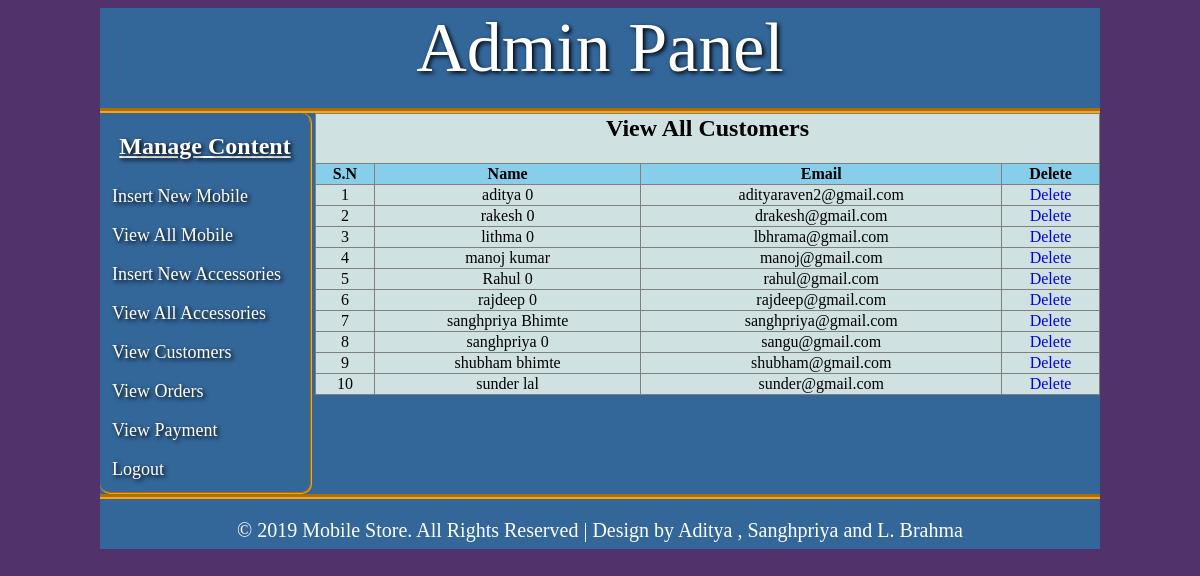
Page /admin_area/index.php?view_customers (signed in) on the committed database.
### tables this page shows
CREATE TABLE `customers` (
  `customer_id` int(10) NOT NULL,
  `customer_fname` text NOT NULL,
  `customer_lname` text NOT NULL,
  `customer_email` varchar(100) NOT NULL,
  `customer_pass` varchar(100) NOT NULL,
  `customer_country` text NOT NULL,
  `customer_city` text NOT NULL,
  `customer_dob` date NOT NULL,
  `customer_phone` int(10) NOT NULL,
  `customer_ip` varchar(255) NOT NULL
);

### web/admin_area/view_customers.php (the view)
<?php
if(!isset($_SESSION['user_email'])){
  	echo "<script> window.open('login.php?not_admin=You are not Admin','_self')</script>";
  }
  else
  {
?>
<table width="785" align="center" bgcolor="#d0e1e1" border="1">
	<tr align="center">
		<td colspan="6"><h2>View All Customers</h2></td>
	</tr>
	<tr bgcolor="skyblue" align="center">
		<th>S.N</th>
		<th>Name</th>
		<th>Email</th>
		<th>Delete</th>
	</tr>
	<?php
	 include("includes/db.php");
	 $get_c="select * from customers";
	 $run_c=mysqli_query($con,$get_c);
	 $i=0;
	 while ($row_c=mysqli_fetch_array($run_c)) {
	 	$c_id=$row_c['customer_id'];
	 	$c_fname=$row_c['customer_fname'];
	 	$c_lname=$row_c['customer_lname'];
	 	$c_email=$row_c['customer_email'];
	 	$i++;
	?>
	<tr align="center">
		<td><?php echo $i ?></td>
		<td><?php echo $c_fname." ".$c_lname?></td>
		<td><?php echo $c_email ?></td>
		<td><a href="delete_c.php?delete_c=<?php echo $c_id ?>">Delete</a></td>
	</tr>
<?php } ?>
</table>
<?php } ?>

### web/admin_area/css/style.css (style rules this page uses)
table { border-collapse:collapse;border-spacing:0; }
a { text-decoration:none; }
body { background-color: #51326a; }

### rows in the picture
customers: customer_fname "aditya", customer_lname "0", customer_email "adityaraven2@gmail.com"
customers: customer_fname "rakesh", customer_lname "0", customer_email "drakesh@gmail.com"
customers: customer_fname "lithma", customer_lname "0", customer_email "lbhrama@gmail.com"
customers: customer_fname "manoj", customer_lname "kumar", customer_email "manoj@gmail.com"
customers: customer_fname "Rahul", customer_lname "0", customer_email "rahul@gmail.com"
customers: customer_fname "rajdeep", customer_lname "0", customer_email "rajdeep@gmail.com"
customers: customer_fname "sanghpriya", customer_lname "Bhimte", customer_email "sanghpriya@gmail.com"
customers: customer_fname "sanghpriya", customer_lname "0", customer_email "sangu@gmail.com"
customers: customer_fname "shubham", customer_lname "bhimte", customer_email "shubham@gmail.com"
customers: customer_fname "sunder", customer_lname "lal", customer_email "sunder@gmail.com"
